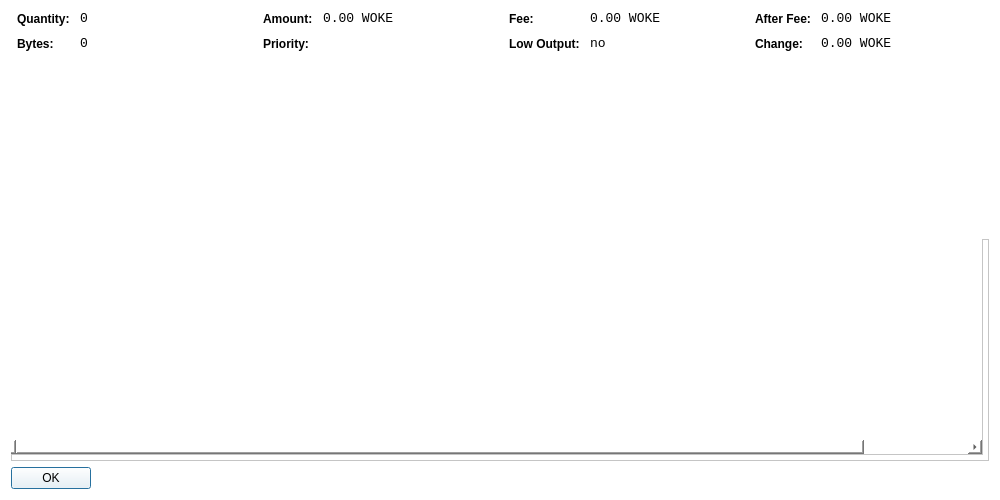
<?xml version="1.0" encoding="UTF-8"?>
<ui version="4.0">
 <class>CoinControlDialog</class>
 <widget class="QDialog" name="CoinControlDialog">
  <property name="geometry">
   <rect>
    <x>0</x>
    <y>0</y>
    <width>1000</width>
    <height>500</height>
   </rect>
  </property>
  <property name="windowTitle">
   <string>Coin Control</string>
  </property>
  <property name="styleSheet">
   <string notr="true">color: rgb(0, 0, 0);
background: white;
</string>
  </property>
  <layout class="QVBoxLayout" name="verticalLayout">
   <item>
    <layout class="QHBoxLayout" name="horizontalLayoutTop" stretch="0,0,0,0">
     <property name="topMargin">
      <number>0</number>
     </property>
     <property name="bottomMargin">
      <number>10</number>
     </property>
     <item>
      <layout class="QFormLayout" name="formLayoutCoinControl1">
       <property name="horizontalSpacing">
        <number>10</number>
       </property>
       <property name="verticalSpacing">
        <number>10</number>
       </property>
       <property name="leftMargin">
        <number>6</number>
       </property>
       <property name="rightMargin">
        <number>6</number>
       </property>
       <item row="0" column="0">
        <widget class="QLabel" name="labelCoinControlQuantityText">
         <property name="styleSheet">
          <string notr="true">font-weight:bold;</string>
         </property>
         <property name="text">
          <string>Quantity:</string>
         </property>
        </widget>
       </item>
       <item row="0" column="1">
        <widget class="QLabel" name="labelCoinControlQuantity">
         <property name="font">
          <font>
           <family>Monospace</family>
           <pointsize>10</pointsize>
          </font>
         </property>
         <property name="cursor">
          <cursorShape>IBeamCursor</cursorShape>
         </property>
         <property name="contextMenuPolicy">
          <enum>Qt::ActionsContextMenu</enum>
         </property>
         <property name="text">
          <string notr="true">0</string>
         </property>
         <property name="textInteractionFlags">
          <set>Qt::LinksAccessibleByMouse|Qt::TextSelectableByKeyboard|Qt::TextSelectableByMouse</set>
         </property>
        </widget>
       </item>
       <item row="1" column="0">
        <widget class="QLabel" name="labelCoinControlBytesText">
         <property name="styleSheet">
          <string notr="true">font-weight:bold;</string>
         </property>
         <property name="text">
          <string>Bytes:</string>
         </property>
        </widget>
       </item>
       <item row="1" column="1">
        <widget class="QLabel" name="labelCoinControlBytes">
         <property name="font">
          <font>
           <family>Monospace</family>
           <pointsize>10</pointsize>
          </font>
         </property>
         <property name="cursor">
          <cursorShape>IBeamCursor</cursorShape>
         </property>
         <property name="contextMenuPolicy">
          <enum>Qt::ActionsContextMenu</enum>
         </property>
         <property name="text">
          <string notr="true">0</string>
         </property>
         <property name="textInteractionFlags">
          <set>Qt::LinksAccessibleByMouse|Qt::TextSelectableByKeyboard|Qt::TextSelectableByMouse</set>
         </property>
        </widget>
       </item>
      </layout>
     </item>
     <item>
      <layout class="QFormLayout" name="formLayoutCoinControl2">
       <property name="horizontalSpacing">
        <number>10</number>
       </property>
       <property name="verticalSpacing">
        <number>10</number>
       </property>
       <property name="leftMargin">
        <number>6</number>
       </property>
       <property name="rightMargin">
        <number>6</number>
       </property>
       <item row="0" column="0">
        <widget class="QLabel" name="labelCoinControlAmountText">
         <property name="styleSheet">
          <string notr="true">font-weight:bold;</string>
         </property>
         <property name="text">
          <string>Amount:</string>
         </property>
        </widget>
       </item>
       <item row="0" column="1">
        <widget class="QLabel" name="labelCoinControlAmount">
         <property name="font">
          <font>
           <family>Monospace</family>
           <pointsize>10</pointsize>
          </font>
         </property>
         <property name="cursor">
          <cursorShape>IBeamCursor</cursorShape>
         </property>
         <property name="contextMenuPolicy">
          <enum>Qt::ActionsContextMenu</enum>
         </property>
         <property name="text">
          <string notr="true">0.00 WOKE</string>
         </property>
         <property name="textInteractionFlags">
          <set>Qt::LinksAccessibleByMouse|Qt::TextSelectableByKeyboard|Qt::TextSelectableByMouse</set>
         </property>
        </widget>
       </item>
       <item row="1" column="0">
        <widget class="QLabel" name="labelCoinControlPriorityText">
         <property name="styleSheet">
          <string notr="true">font-weight:bold;</string>
         </property>
         <property name="text">
          <string>Priority:</string>
         </property>
        </widget>
       </item>
       <item row="1" column="1">
        <widget class="QLabel" name="labelCoinControlPriority">
         <property name="font">
          <font>
           <family>Monospace</family>
           <pointsize>10</pointsize>
          </font>
         </property>
         <property name="cursor">
          <cursorShape>IBeamCursor</cursorShape>
         </property>
         <property name="contextMenuPolicy">
          <enum>Qt::ActionsContextMenu</enum>
         </property>
         <property name="text">
          <string/>
         </property>
         <property name="textInteractionFlags">
          <set>Qt::LinksAccessibleByMouse|Qt::TextSelectableByKeyboard|Qt::TextSelectableByMouse</set>
         </property>
        </widget>
       </item>
      </layout>
     </item>
     <item>
      <layout class="QFormLayout" name="formLayoutCoinControl3">
       <property name="horizontalSpacing">
        <number>10</number>
       </property>
       <property name="verticalSpacing">
        <number>10</number>
       </property>
       <property name="leftMargin">
        <number>6</number>
       </property>
       <property name="rightMargin">
        <number>6</number>
       </property>
       <item row="0" column="0">
        <widget class="QLabel" name="labelCoinControlFeeText">
         <property name="styleSheet">
          <string notr="true">font-weight:bold;</string>
         </property>
         <property name="text">
          <string>Fee:</string>
         </property>
        </widget>
       </item>
       <item row="0" column="1">
        <widget class="QLabel" name="labelCoinControlFee">
         <property name="font">
          <font>
           <family>Monospace</family>
           <pointsize>10</pointsize>
          </font>
         </property>
         <property name="cursor">
          <cursorShape>IBeamCursor</cursorShape>
         </property>
         <property name="contextMenuPolicy">
          <enum>Qt::ActionsContextMenu</enum>
         </property>
         <property name="text">
          <string notr="true">0.00 WOKE</string>
         </property>
         <property name="textInteractionFlags">
          <set>Qt::LinksAccessibleByMouse|Qt::TextSelectableByKeyboard|Qt::TextSelectableByMouse</set>
         </property>
        </widget>
       </item>
       <item row="1" column="0">
        <widget class="QLabel" name="labelCoinControlLowOutputText">
         <property name="enabled">
          <bool>false</bool>
         </property>
         <property name="styleSheet">
          <string notr="true">font-weight:bold;</string>
         </property>
         <property name="text">
          <string>Low Output:</string>
         </property>
        </widget>
       </item>
       <item row="1" column="1">
        <widget class="QLabel" name="labelCoinControlLowOutput">
         <property name="enabled">
          <bool>false</bool>
         </property>
         <property name="font">
          <font>
           <family>Monospace</family>
           <pointsize>10</pointsize>
          </font>
         </property>
         <property name="cursor">
          <cursorShape>IBeamCursor</cursorShape>
         </property>
         <property name="contextMenuPolicy">
          <enum>Qt::ActionsContextMenu</enum>
         </property>
         <property name="text">
          <string notr="true">no</string>
         </property>
         <property name="textInteractionFlags">
          <set>Qt::LinksAccessibleByMouse|Qt::TextSelectableByKeyboard|Qt::TextSelectableByMouse</set>
         </property>
        </widget>
       </item>
      </layout>
     </item>
     <item>
      <layout class="QFormLayout" name="formLayoutCoinControl4">
       <property name="horizontalSpacing">
        <number>10</number>
       </property>
       <property name="verticalSpacing">
        <number>10</number>
       </property>
       <property name="leftMargin">
        <number>6</number>
       </property>
       <property name="rightMargin">
        <number>6</number>
       </property>
       <item row="0" column="0">
        <widget class="QLabel" name="labelCoinControlAfterFeeText">
         <property name="styleSheet">
          <string notr="true">font-weight:bold;</string>
         </property>
         <property name="text">
          <string>After Fee:</string>
         </property>
        </widget>
       </item>
       <item row="0" column="1">
        <widget class="QLabel" name="labelCoinControlAfterFee">
         <property name="font">
          <font>
           <family>Monospace</family>
           <pointsize>10</pointsize>
          </font>
         </property>
         <property name="cursor">
          <cursorShape>IBeamCursor</cursorShape>
         </property>
         <property name="contextMenuPolicy">
          <enum>Qt::ActionsContextMenu</enum>
         </property>
         <property name="text">
          <string notr="true">0.00 WOKE</string>
         </property>
         <property name="textInteractionFlags">
          <set>Qt::LinksAccessibleByMouse|Qt::TextSelectableByKeyboard|Qt::TextSelectableByMouse</set>
         </property>
        </widget>
       </item>
       <item row="1" column="0">
        <widget class="QLabel" name="labelCoinControlChangeText">
         <property name="enabled">
          <bool>false</bool>
         </property>
         <property name="styleSheet">
          <string notr="true">font-weight:bold;</string>
         </property>
         <property name="text">
          <string>Change:</string>
         </property>
        </widget>
       </item>
       <item row="1" column="1">
        <widget class="QLabel" name="labelCoinControlChange">
         <property name="enabled">
          <bool>false</bool>
         </property>
         <property name="font">
          <font>
           <family>Monospace</family>
           <pointsize>10</pointsize>
          </font>
         </property>
         <property name="cursor">
          <cursorShape>IBeamCursor</cursorShape>
         </property>
         <property name="contextMenuPolicy">
          <enum>Qt::ActionsContextMenu</enum>
         </property>
         <property name="text">
          <string notr="true">0.00 WOKE</string>
         </property>
         <property name="textInteractionFlags">
          <set>Qt::LinksAccessibleByMouse|Qt::TextSelectableByKeyboard|Qt::TextSelectableByMouse</set>
         </property>
        </widget>
       </item>
      </layout>
     </item>
    </layout>
   </item>
   <item>
    <widget class="QFrame" name="frame">
     <property name="minimumSize">
      <size>
       <width>0</width>
       <height>40</height>
      </size>
     </property>
     <property name="frameShape">
      <enum>QFrame::StyledPanel</enum>
     </property>
     <property name="frameShadow">
      <enum>QFrame::Sunken</enum>
     </property>
     <widget class="QWidget" name="horizontalLayoutWidget">
      <property name="geometry">
       <rect>
        <x>10</x>
        <y>0</y>
        <width>781</width>
        <height>41</height>
       </rect>
      </property>
      <layout class="QHBoxLayout" name="horizontalLayoutPanel" stretch="0,0,0,0">
       <property name="spacing">
        <number>14</number>
       </property>
       <item>
        <widget class="QPushButton" name="pushButtonSelectAll">
         <property name="sizePolicy">
          <sizepolicy hsizetype="Maximum" vsizetype="Fixed">
           <horstretch>0</horstretch>
           <verstretch>0</verstretch>
          </sizepolicy>
         </property>
         <property name="text">
          <string>(un)select all</string>
         </property>
        </widget>
       </item>
       <item>
        <widget class="QRadioButton" name="radioTreeMode">
         <property name="sizePolicy">
          <sizepolicy hsizetype="Maximum" vsizetype="Fixed">
           <horstretch>0</horstretch>
           <verstretch>0</verstretch>
          </sizepolicy>
         </property>
         <property name="text">
          <string>Tree mode</string>
         </property>
         <property name="checked">
          <bool>true</bool>
         </property>
        </widget>
       </item>
       <item>
        <widget class="QRadioButton" name="radioListMode">
         <property name="sizePolicy">
          <sizepolicy hsizetype="Maximum" vsizetype="Fixed">
           <horstretch>0</horstretch>
           <verstretch>0</verstretch>
          </sizepolicy>
         </property>
         <property name="text">
          <string>List mode</string>
         </property>
        </widget>
       </item>
       <item>
        <spacer name="horizontalSpacer">
         <property name="orientation">
          <enum>Qt::Horizontal</enum>
         </property>
         <property name="sizeHint" stdset="0">
          <size>
           <width>40</width>
           <height>20</height>
          </size>
         </property>
        </spacer>
       </item>
      </layout>
     </widget>
     <widget class="CoinControlTreeWidget" name="treeWidget">
      <property name="geometry">
       <rect>
        <x>-10</x>
        <y>-130</y>
        <width>982</width>
        <height>346</height>
       </rect>
      </property>
      <property name="contextMenuPolicy">
       <enum>Qt::CustomContextMenu</enum>
      </property>
      <property name="sortingEnabled">
       <bool>false</bool>
      </property>
      <property name="columnCount">
       <number>11</number>
      </property>
      <attribute name="headerShowSortIndicator" stdset="0">
       <bool>true</bool>
      </attribute>
      <attribute name="headerStretchLastSection">
       <bool>false</bool>
      </attribute>
      <column>
       <property name="text">
        <string/>
       </property>
      </column>
      <column>
       <property name="text">
        <string>Amount</string>
       </property>
      </column>
      <column>
       <property name="text">
        <string>Label</string>
       </property>
      </column>
      <column>
       <property name="text">
        <string>Address</string>
       </property>
      </column>
      <column>
       <property name="text">
        <string>Date</string>
       </property>
      </column>
      <column>
       <property name="text">
        <string>Confirmations</string>
       </property>
       <property name="toolTip">
        <string>Confirmed</string>
       </property>
      </column>
      <column>
       <property name="text">
        <string>Priority</string>
       </property>
      </column>
      <column>
       <property name="text">
        <string/>
       </property>
      </column>
      <column>
       <property name="text">
        <string/>
       </property>
      </column>
      <column>
       <property name="text">
        <string/>
       </property>
      </column>
      <column>
       <property name="text">
        <string/>
       </property>
      </column>
     </widget>
    </widget>
   </item>
   <item>
    <widget class="QDialogButtonBox" name="buttonBox">
     <property name="sizePolicy">
      <sizepolicy hsizetype="Maximum" vsizetype="Fixed">
       <horstretch>0</horstretch>
       <verstretch>0</verstretch>
      </sizepolicy>
     </property>
     <property name="orientation">
      <enum>Qt::Horizontal</enum>
     </property>
     <property name="standardButtons">
      <set>QDialogButtonBox::Ok</set>
     </property>
    </widget>
   </item>
  </layout>
 </widget>
 <customwidgets>
  <customwidget>
   <class>CoinControlTreeWidget</class>
   <extends>QTreeWidget</extends>
   <header>coincontroltreewidget.h</header>
  </customwidget>
 </customwidgets>
 <resources/>
 <connections/>
</ui>
